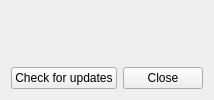
<?xml version="1.0" encoding="UTF-8"?>
<ui version="4.0">
 <class>About</class>
 <widget class="QWidget" name="About">
  <property name="windowTitle">
   <string>About Chrono Mail</string>
  </property>
  <layout class="QVBoxLayout" name="layout">
   <item>
    <widget class="QLabel" name="text" />
   </item>
   <item>
    <widget class="QLabel" name="updateNote" />
   </item>
   <item>
    <layout class="QHBoxLayout" name="buttons" stretch="0,1,0">
     <item>
      <widget class="QPushButton" name="checkUpdates">
       <property name="text">
        <string>Check for updates</string>
       </property>
      </widget>
     </item>
     <item>
      <spacer name="buttonsMiddle">
       <property name="orientation">
        <enum>Qt::Horizontal</enum>
       </property>
       <property name="sizeType">
        <enum>QSizePolicy::Expanding</enum>
       </property>
       <property name="sizeHint" stdset="0">
        <size>
         <width>0</width>
         <height>0</height>
        </size>
       </property>
      </spacer>
     </item>
     <item>
      <widget class="QPushButton" name="close">
       <property name="text">
        <string>Close</string>
       </property>
      </widget>
     </item>
    </layout>
   </item>
  </layout>
 </widget>
 <resources />
 <connections />
</ui>
